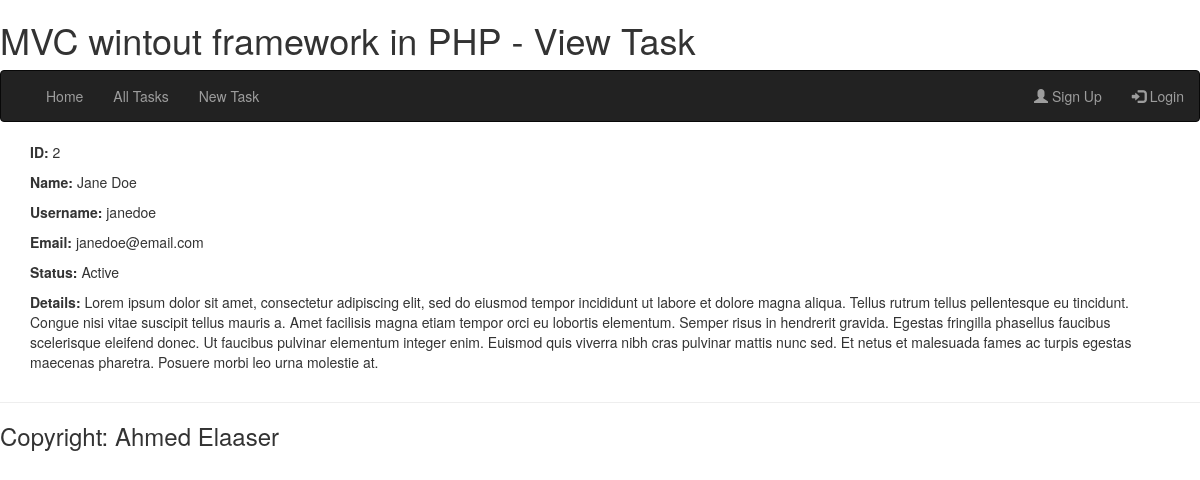
The page /task?id=2 on the database its author committed.
### tables this page shows
CREATE TABLE IF NOT EXISTS `tasks` (
  `id` int(11) NOT NULL AUTO_INCREMENT,
  `name` varchar(255) NOT NULL,
  `username` varchar(255) DEFAULT NULL,
  `email` varchar(255) NOT NULL,
  `task` mediumtext NOT NULL,
  `status` int(11) NOT NULL DEFAULT '0',
  PRIMARY KEY (`id`),
  KEY `name` (`name`)
);

### app/app.php (called while the page is built, shortened)
<?PHP
require '../config.php';
require "../routes/route.php";

### www/index.php (called while the page is built, shortened)
<?php
require "../app/app.php";
?>

### config.php (called while the page is built, shortened)
<?php
$dbconfig['server'] = "localhost";
$dbconfig['name'] = "database";
$dbconfig['username'] = "username";
$dbconfig['password'] = "password";
$dbconfig['charset'] = "utf8";

### model/database.php (called while the page is built, shortened)
<?php
class DB
{
    private $pdo = null;
    public function __construct()
    {
        global $dbconfig;
        try {
            $this->pdo = new PDO(
                "mysql:host=" . $dbconfig['server'] . ";dbname=" . $dbconfig['name'] . ";charset=" . $dbconfig['charset'], $dbconfig['username'], $dbconfig['password'],
                [
                    PDO::ATTR_ERRMODE => PDO::ERRMODE_EXCEPTION,
                    PDO::ATTR_DEFAULT_FETCH_MODE => PDO::FETCH_ASSOC,
                    PDO::ATTR_EMULATE_PREPARES => false,
                ]
            );
        } catch (Exception $ex) {die($ex->getMessage());}
    }
    public function select($sql, $cond = null)
    {
        $result = false;
        try {
            $this->stmt = $this->pdo->prepare($sql);
            $this->stmt->execute($cond);
            $result = $this->stmt->fetchAll();
        } catch (Exception $ex) {die($ex->getMessage());}
        return $result;
    }
}

### controller/tasks.php (called while the page is built, shortened)
<?php
class Tasks extends DB
{
    public function view()
    {
        global $get_order;
        if (isset($get_order['id'])) {
            return $this->select("SELECT * FROM `tasks` where id = " . $get_order['id']);
        }
    }
}

### views/task.php (the view, shortened to what this page needs)
<?php
require "layout/header.php";
?>
<div class="container">
<?php
if (isset($get_order['id'])) {
    require "../model/database.php";
    require "../controller/tasks.php";
    $tasks = new Tasks();
    foreach ($tasks->view() as $u) {
        echo "<p><b>ID: </b>" . $u['id'] . "</p>";
        echo "<p><b>Name: </b>" . $u['name'] . "</p>";
        echo "<p><b>Username: </b>" . $u['username'] . "</p>";
        echo "<p><b>Email: </b>" . $u['email'] . "</p>";
        echo "<p><b>Status: </b>";
        if ($u['status'] == 0) {
            echo "Active </p>";
        } else {
            echo "Not Active </p>";
        }
        echo "<p><b>Details: </b>" . $u['task'] . "</p>";
    }
}
?>
</div>
<?php
require "layout/footer.php";
?>

### rows shown on the page
tasks: id "2", name "Jane Doe", username "janedoe", email "janedoe@email.com", status "Active", task "Lorem ipsum dolor sit amet, consectetur adipiscing elit, sed do eiusmod tempor incididunt ut labore et dolore magna aliqua. Tellus rutrum tellus pellentesque eu tincidunt. Congue nisi vitae suscipit tellus mauris a. Amet facilisis magna etiam tempor orci eu lobortis elementum. Semper risus in hendrerit gravida. Egestas fringilla phasellus faucibus scelerisque eleifend donec. Ut faucibus pulvinar elementum integer enim. Euismod quis viverra nibh cras pulvinar mattis nunc sed. Et netus et malesuada fames ac turpis egestas maecenas pharetra. Posuere morbi leo urna molestie at."

### other values the page prints
$site_title "MVC wintout framework in PHP"
$page_title "View Task"
